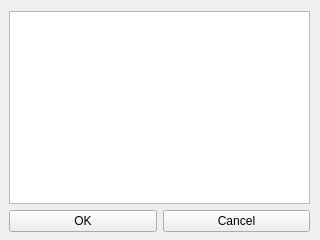
<?xml version="1.0" encoding="UTF-8"?>
<ui version="4.0">
 <class>Form</class>
 <widget class="QWidget" name="Form">
  <property name="geometry">
   <rect>
    <x>0</x>
    <y>0</y>
    <width>320</width>
    <height>240</height>
   </rect>
  </property>
  <property name="sizePolicy">
   <sizepolicy hsizetype="Maximum" vsizetype="Maximum">
    <horstretch>0</horstretch>
    <verstretch>0</verstretch>
   </sizepolicy>
  </property>
  <property name="maximumSize">
   <size>
    <width>320</width>
    <height>240</height>
   </size>
  </property>
  <property name="windowTitle">
   <string>Form</string>
  </property>
  <widget class="QWidget" name="gridLayoutWidget">
   <property name="geometry">
    <rect>
     <x>9</x>
     <y>11</y>
     <width>301</width>
     <height>221</height>
    </rect>
   </property>
   <layout class="QGridLayout" name="gridLayout">
    <item row="0" column="0">
     <widget class="QTextBrowser" name="Text">
      <property name="sizePolicy">
       <sizepolicy hsizetype="Expanding" vsizetype="Expanding">
        <horstretch>0</horstretch>
        <verstretch>0</verstretch>
       </sizepolicy>
      </property>
      <property name="maximumSize">
       <size>
        <width>32000</width>
        <height>24000</height>
       </size>
      </property>
      <property name="documentTitle">
       <string/>
      </property>
      <property name="openExternalLinks">
       <bool>true</bool>
      </property>
      <property name="openLinks">
       <bool>true</bool>
      </property>
     </widget>
    </item>
    <item row="3" column="0">
     <layout class="QHBoxLayout" name="horizontalLayout">
      <item>
       <widget class="QPushButton" name="Left">
        <property name="sizePolicy">
         <sizepolicy hsizetype="Expanding" vsizetype="Fixed">
          <horstretch>0</horstretch>
          <verstretch>0</verstretch>
         </sizepolicy>
        </property>
        <property name="text">
         <string>OK</string>
        </property>
       </widget>
      </item>
      <item>
       <widget class="QPushButton" name="Right">
        <property name="sizePolicy">
         <sizepolicy hsizetype="Expanding" vsizetype="Fixed">
          <horstretch>0</horstretch>
          <verstretch>0</verstretch>
         </sizepolicy>
        </property>
        <property name="text">
         <string>Cancel</string>
        </property>
       </widget>
      </item>
     </layout>
    </item>
   </layout>
  </widget>
 </widget>
 <resources/>
 <connections/>
</ui>
